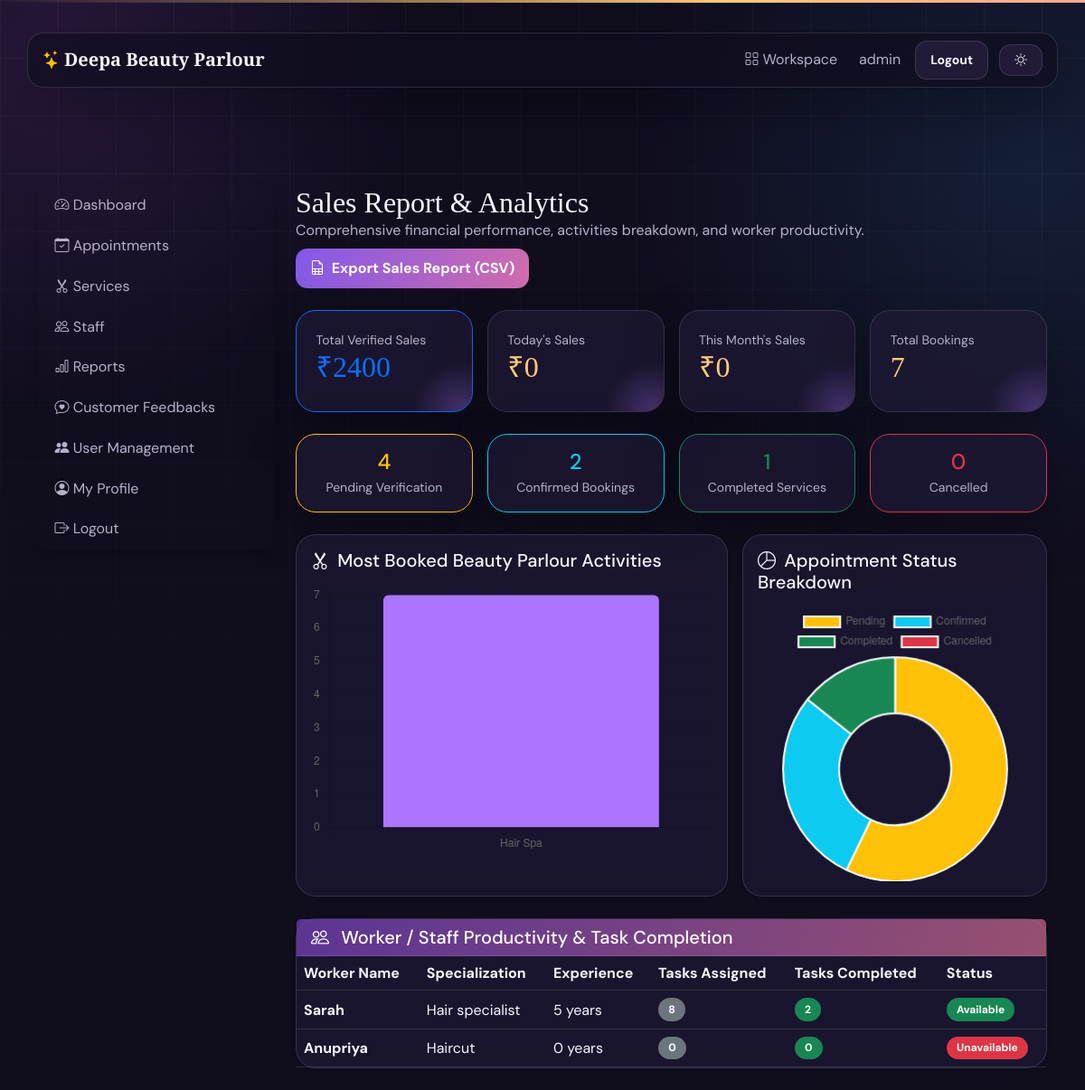
The page /owner/reports/ (signed in) on the database as committed earlier.
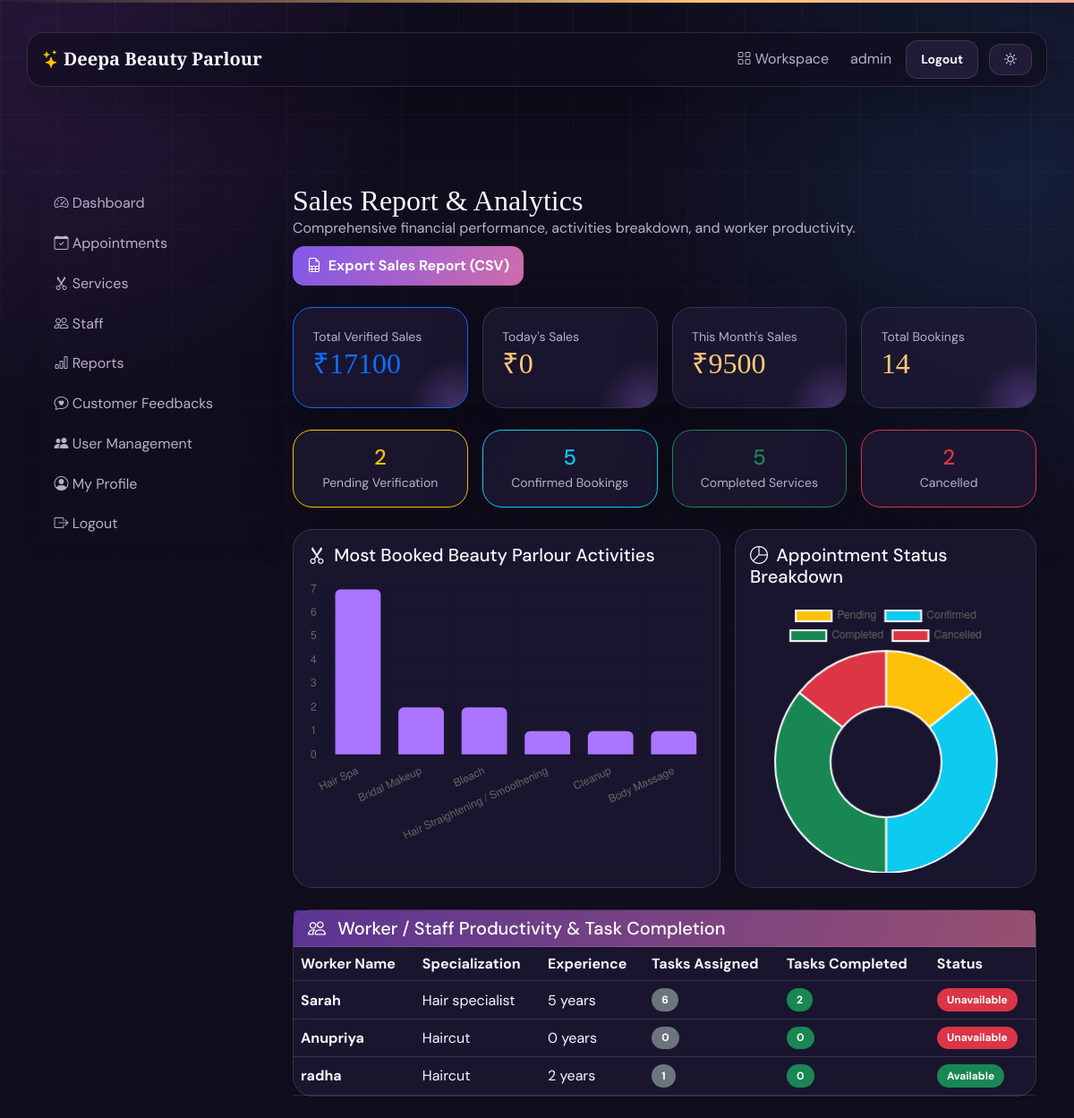
The same page on the database as committed later.
### salons/models.py (models this page shows, shortened)
class Staff(models.Model):
    user = models.OneToOneField(
        settings.AUTH_USER_MODEL,
        on_delete=models.SET_NULL,
        related_name="staff_profile",
        blank=True,
        null=True,
        help_text="Login account used by this staff member",
    )
    salon = models.ForeignKey(
        Salon,
        on_delete=models.CASCADE,
        related_name="staff_members"
    )
    name = models.CharField(max_length=100)
    phone = models.CharField(max_length=15)
    specialization = models.CharField(max_length=100)
    experience = models.PositiveIntegerField(
        help_text="Years"
    )
    photo = models.ImageField(
        upload_to="staff/",
        blank=True,
        null=True
    )
    is_available = models.BooleanField(default=True)

### owner/views.py (the view)
# urls.py: path("reports/", reports, name="owner_reports"),
@owner_required
def reports(request):
    today = timezone.localdate()
    month_start = today.replace(day=1)
    appts = scoped(request, Appointment.objects.all())
    payments = Payment.objects.filter(appointment__in=appts, status=Payment.Status.VERIFIED)
    total_sales = payments.aggregate(v=Sum("amount"))["v"] or 0
    today_sales = payments.filter(appointment__appointment_date=today).aggregate(v=Sum("amount"))["v"] or 0
    month_sales = payments.filter(appointment__appointment_date__gte=month_start).aggregate(v=Sum("amount"))["v"] or 0
    statuses = {s: appts.filter(status=s).count() for s in Appointment.Status.values}
    popular = appts.values("service__name").annotate(total=Count("id")).order_by("-total")[:8]
    worker_performance = Staff.objects.filter(salon=get_admin_salon(request)).annotate(
        tasks_completed=Count("appointments", filter=models.Q(appointments__status=Appointment.Status.COMPLETED)),
        tasks_assigned=Count("appointments"),
    )
    context = {
        "total": appts.count(),
        "total_sales": total_sales,
        "today_sales": today_sales,
        "month_sales": month_sales,
        "pending": statuses["PENDING"],
        "confirmed": statuses["CONFIRMED"],
        "completed": statuses["COMPLETED"],
        "cancelled": statuses["CANCELLED"],
        "popular_services": popular,
        "worker_performance": worker_performance,
        "chart_labels": [x["service__name"] for x in popular],
        "chart_values": [x["total"] for x in popular],
        "status_values": [statuses[s] for s in Appointment.Status.values],
    }
    return render(request, "owner/reports.html", context)

### owner/views.py (called while the page is built, shortened)
def get_admin_salon(request):
    if hasattr(request.user, "salon"):
        return request.user.salon

def scoped(request, qs):
    salon = get_admin_salon(request)
    if salon and hasattr(qs.model, "salon"):
        return qs.filter(salon=salon)
    return qs

### templates/owner/reports.html (shortened to what the changed rows need)
﻿{% extends "owner/base.html" %}
{% block owner_content %}
<div class="d-flex justify-content-between align-items-center mb-4 flex-wrap gap-2">
    <div>
        <h2 class="page-title mb-0">Sales Report & Analytics</h2>
    </div>
</div>
<div class="row g-3 mb-4">
    <div class="col-6 col-lg-3">
        <div class="card metric h-100 border-primary">
            <small class="text-muted">Total Verified Sales</small>
            <h2 class="text-primary">₹{{ total_sales }}</h2>
        </div>
    </div>
    <div class="col-6 col-lg-3">
        <div class="card metric h-100">
            <h2>₹{{ today_sales }}</h2>
        </div>
    </div>
    <div class="col-6 col-lg-3">
        <div class="card metric h-100">
            <small class="text-muted">This Month's Sales</small>
            <h2>₹{{ month_sales }}</h2>
        </div>
    </div>
    <div class="col-6 col-lg-3">
        <div class="card metric h-100">
            <small class="text-muted">Total Bookings</small>
            <h2>{{ total }}</h2>
        </div>
    </div>
</div>
<div class="row g-3 mb-4">
    <div class="col-6 col-md-3">
        <div class="card text-center p-3 border-warning">
            <h4 class="text-warning mb-1">{{ pending }}</h4>
            <small class="text-muted">Pending Verification</small>
        </div>
    </div>
    <div class="col-6 col-md-3">
        <div class="card text-center p-3 border-info">
            <h4 class="text-info mb-1">{{ confirmed }}</h4>
            <small class="text-muted">Confirmed Bookings</small>
        </div>
    </div>
    <div class="col-6 col-md-3">
        <div class="card text-center p-3 border-success">
            <h4 class="text-success mb-1">{{ completed }}</h4>
            <small class="text-muted">Completed Services</small>
        </div>
    </div>
    <div class="col-6 col-md-3">
        <div class="card text-center p-3 border-danger">
            <h4 class="text-danger mb-1">{{ cancelled }}</h4>
            <small class="text-muted">Cancelled</small>
        </div>
    </div>
</div>
<div class="row g-3 mb-4">
    <div class="col-md-7">
        <div class="card h-100 shadow-sm">
            <div class="card-body">
                <h5 class="card-title mb-3"><i class="bi bi-scissors me-1"></i> Most Booked Beauty Parlour Activities</h5>
                <canvas id="serviceChart" height="200"></canvas>
            </div>
        </div>
    </div>
    <div class="col-md-5">
        <div class="card h-100 shadow-sm">
            <div class="card-body">
                <h5 class="card-title mb-3"><i class="bi bi-pie-chart me-1"></i> Appointment Status Breakdown</h5>
                <canvas id="statusChart" height="200"></canvas>
            </div>
        </div>
    </div>
</div>
<div class="card shadow-sm mb-4">
    <div class="table-responsive">
        <table class="table align-middle mb-0">
            <thead>
                <tr>
                    <th>Worker Name</th>
                    <th>Specialization</th>
                    <th>Experience</th>
                    <th>Tasks Assigned</th>
                    <th>Tasks Completed</th>
                    <th>Status</th>
                </tr>
            </thead>
            <tbody>
                {% for w in worker_performance %}
                <tr>
                    <td><strong>{{ w.name }}</strong></td>
                    <td>{{ w.specialization }}</td>
                    <td>{{ w.experience }} years</td>
                    <td><span class="badge bg-secondary">{{ w.tasks_assigned }}</span></td>
                    <td><span class="badge bg-success">{{ w.tasks_completed }}</span></td>
                    <td>
                        {% if w.is_available %}
                            <span class="badge bg-success">Available</span>
                        {% else %}
                            <span class="badge bg-danger">Unavailable</span>
                        {% endif %}
                    </td>
                </tr>
                {% empty %}
                <tr>
                    <td colspan="6" class="text-center text-muted py-4">No workers found.</td>
                </tr>
                {% endfor %}
            </tbody>
        </table>
    </div>
</div>
<script>
new Chart(document.getElementById('serviceChart'), {
    type: 'bar',
    data: {
        labels: {{ chart_labels|safe }},
        datasets: [{
            label: 'Bookings',
            data: {{ chart_values|safe }},
            backgroundColor: '#ab75ff',
            borderRadius: 6
        }]
    },
    options: {
        responsive: true,
        plugins: { legend: { display: false } }
    }
});
new Chart(document.getElementById('statusChart'), {
    type: 'doughnut',
    data: {
        labels: ['Pending', 'Confirmed', 'Completed', 'Cancelled'],
        datasets: [{
            data: {{ status_values|safe }},
            backgroundColor: ['#ffc107', '#0dcaf0', '#198754', '#dc3545']
        }]
    },
    options: { responsive: true }
});
</script>
{% endblock %}

Rows that differ between the two databases and show on the page:
changed Staff "Sarah": tasks_assigned "8" → "6"; is_available "Available" → "Unavailable"
added Staff: name "radha", specialization "Haircut", experience "2", tasks_assigned "1", tasks_completed "0", is_available "Available"
Other text that changed with them:
{{ total_sales }}: "2400" → "17100"
{{ month_sales }}: "0" → "9500"
{{ total }}: "7" → "14"
{{ pending }}: "4" → "2"
{{ confirmed }}: "2" → "5"
{{ completed }}: "1" → "5"
{{ cancelled }}: "0" → "2"
chart data {{ chart_labels|safe }}: ['Hair Spa'] → ['Hair Spa', 'Bridal Makeup', 'Bleach', 'Hair Straightening / Smoothening', 'Cleanup', 'Body Massage']
chart data {{ chart_values|safe }}: [7] → [7, 2, 2, 1, 1, 1]
chart data {{ status_values|safe }}: [4, 2, 1, 0] → [2, 5, 5, 2]
